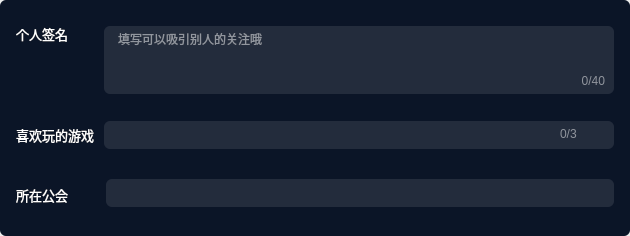
<?xml version="1.0" encoding="UTF-8"?>
<ui version="4.0">
 <class>userInfo</class>
 <widget class="QWidget" name="userInfo">
  <property name="geometry">
   <rect>
    <x>0</x>
    <y>0</y>
    <width>630</width>
    <height>236</height>
   </rect>
  </property>
  <property name="minimumSize">
   <size>
    <width>630</width>
    <height>236</height>
   </size>
  </property>
  <property name="maximumSize">
   <size>
    <width>630</width>
    <height>236</height>
   </size>
  </property>
  <property name="windowTitle">
   <string>Form</string>
  </property>
  <property name="styleSheet">
   <string notr="true"/>
  </property>
  <layout class="QVBoxLayout" name="verticalLayout">
   <property name="spacing">
    <number>0</number>
   </property>
   <property name="leftMargin">
    <number>0</number>
   </property>
   <property name="topMargin">
    <number>0</number>
   </property>
   <property name="rightMargin">
    <number>0</number>
   </property>
   <property name="bottomMargin">
    <number>0</number>
   </property>
   <item>
    <widget class="QFrame" name="frame">
     <property name="styleSheet">
      <string notr="true">#frame
{
	background: #0B1527;
	border-radius: 6px;
}

QLabel
{
	font-size: 13px;
	font-family: 微软雅黑;
 	color: #FFFFFF;
}

QLineEdit
{
	background: rgba(255,255,255,0.1);
	border-radius: 6px;
	font-size: 12px;
	font-family: 微软雅黑;
	color: #FFFFFF;
	padding-left:10px;
}

#label_unoin,#label_game
{
	background: rgba(255,255,255,0.1);
	border-radius: 6px;
	font-size: 12px;
	font-family: 微软雅黑;
	color: #FFFFFF;
	padding-left:10px;
}

#textEdit_slogn
{
border:none;
background-color:transparent;
font-size: 12px;
font-family: 微软雅黑;
color: #FFFFFF;
}</string>
     </property>
     <property name="frameShape">
      <enum>QFrame::StyledPanel</enum>
     </property>
     <property name="frameShadow">
      <enum>QFrame::Raised</enum>
     </property>
     <widget class="QLabel" name="label_6">
      <property name="geometry">
       <rect>
        <x>16</x>
        <y>187</y>
        <width>52</width>
        <height>16</height>
       </rect>
      </property>
      <property name="text">
       <string>所在公会</string>
      </property>
     </widget>
     <widget class="QLabel" name="label_2">
      <property name="geometry">
       <rect>
        <x>16</x>
        <y>127</y>
        <width>78</width>
        <height>16</height>
       </rect>
      </property>
      <property name="text">
       <string>喜欢玩的游戏</string>
      </property>
     </widget>
     <widget class="QLabel" name="label">
      <property name="geometry">
       <rect>
        <x>16</x>
        <y>26</y>
        <width>52</width>
        <height>16</height>
       </rect>
      </property>
      <property name="text">
       <string>个人签名</string>
      </property>
     </widget>
     <widget class="QLabel" name="label_gameNum">
      <property name="geometry">
       <rect>
        <x>560</x>
        <y>128</y>
        <width>21</width>
        <height>12</height>
       </rect>
      </property>
      <property name="styleSheet">
       <string notr="true">font-size: 12px;
font-family: 微软雅黑;
color: rgba(255,255,255,0.5);</string>
      </property>
      <property name="text">
       <string>0/3</string>
      </property>
     </widget>
     <widget class="QLabel" name="label_unoin">
      <property name="geometry">
       <rect>
        <x>106</x>
        <y>179</y>
        <width>508</width>
        <height>28</height>
       </rect>
      </property>
      <property name="styleSheet">
       <string notr="true"/>
      </property>
      <property name="text">
       <string/>
      </property>
     </widget>
     <widget class="QWidget" name="widget_textEdit" native="true">
      <property name="geometry">
       <rect>
        <x>104</x>
        <y>26</y>
        <width>510</width>
        <height>68</height>
       </rect>
      </property>
      <property name="minimumSize">
       <size>
        <width>510</width>
        <height>68</height>
       </size>
      </property>
      <property name="maximumSize">
       <size>
        <width>510</width>
        <height>68</height>
       </size>
      </property>
      <property name="styleSheet">
       <string notr="true">#widget_textEdit
{
background: rgba(255,255,255,0.1);
border-radius: 6px;
}

</string>
      </property>
      <layout class="QVBoxLayout" name="verticalLayout_2">
       <property name="spacing">
        <number>0</number>
       </property>
       <property name="leftMargin">
        <number>10</number>
       </property>
       <property name="rightMargin">
        <number>9</number>
       </property>
       <property name="bottomMargin">
        <number>6</number>
       </property>
       <item>
        <widget class="vTextEdits" name="textEdit_slogn">
         <property name="styleSheet">
          <string notr="true"/>
         </property>
         <property name="verticalScrollBarPolicy">
          <enum>Qt::ScrollBarAlwaysOff</enum>
         </property>
         <property name="horizontalScrollBarPolicy">
          <enum>Qt::ScrollBarAlwaysOff</enum>
         </property>
         <property name="placeholderText">
          <string>填写可以吸引别人的关注哦</string>
         </property>
        </widget>
       </item>
       <item>
        <widget class="QLabel" name="label_textNum">
         <property name="styleSheet">
          <string notr="true">font-size: 12px;
font-family: 微软雅黑;
color: rgba(255,255,255,0.5);</string>
         </property>
         <property name="text">
          <string>0/40</string>
         </property>
         <property name="alignment">
          <set>Qt::AlignRight|Qt::AlignTrailing|Qt::AlignVCenter</set>
         </property>
        </widget>
       </item>
      </layout>
     </widget>
     <widget class="vLabel" name="label_game">
      <property name="geometry">
       <rect>
        <x>104</x>
        <y>121</y>
        <width>510</width>
        <height>28</height>
       </rect>
      </property>
      <property name="cursor">
       <cursorShape>PointingHandCursor</cursorShape>
      </property>
      <property name="styleSheet">
       <string notr="true"/>
      </property>
      <property name="text">
       <string/>
      </property>
     </widget>
     <widget class="QLabel" name="label_gameIcon">
      <property name="geometry">
       <rect>
        <x>592</x>
        <y>128</y>
        <width>14</width>
        <height>14</height>
       </rect>
      </property>
      <property name="minimumSize">
       <size>
        <width>14</width>
        <height>14</height>
       </size>
      </property>
      <property name="maximumSize">
       <size>
        <width>14</width>
        <height>14</height>
       </size>
      </property>
      <property name="styleSheet">
       <string notr="true">border-image: url(:/changeUserInfo/qrc/icon_zk.png);</string>
      </property>
     </widget>
     <zorder>label_6</zorder>
     <zorder>label_2</zorder>
     <zorder>label</zorder>
     <zorder>label_unoin</zorder>
     <zorder>widget_textEdit</zorder>
     <zorder>label_gameNum</zorder>
     <zorder>label_game</zorder>
     <zorder>label_gameIcon</zorder>
    </widget>
   </item>
  </layout>
 </widget>
 <customwidgets>
  <customwidget>
   <class>vLabel</class>
   <extends>QLabel</extends>
   <header location="global">vLabel.h</header>
  </customwidget>
  <customwidget>
   <class>vTextEdits</class>
   <extends>QTextEdit</extends>
   <header location="global">vtextedits.h</header>
  </customwidget>
 </customwidgets>
 <resources>
  <include location="changeUserInfo.qrc"/>
 </resources>
 <connections/>
</ui>
